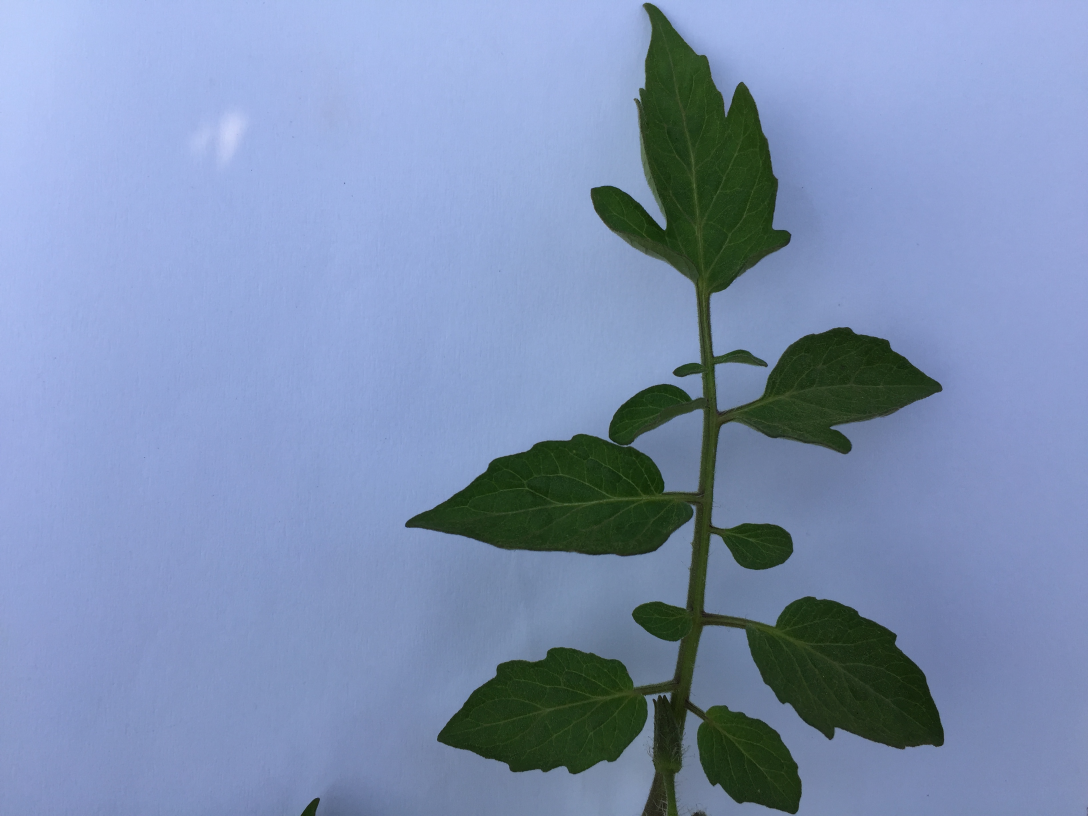
#> input picture Segmentation/newcheck.jpeg, 3264 x 2448 px (shown at 1/3 size)
$ jupyter execute --allow-errors 'Image Seg.ipynb'
#> lines starting #> are read from the running program, lines starting #| are printed output that depends on the picture; after the words box and inside, x2 and y2 are one past the last pixel; in counts of white or black regions, pixels touching at a corner belong together
[cell 1]
import cv2
import imutils
import numpy as np
import matplotlib.pyplot as plt
import os
from tqdm import tqdm

[cell 2]
check = cv2.imread('newcheck.jpeg', 0)
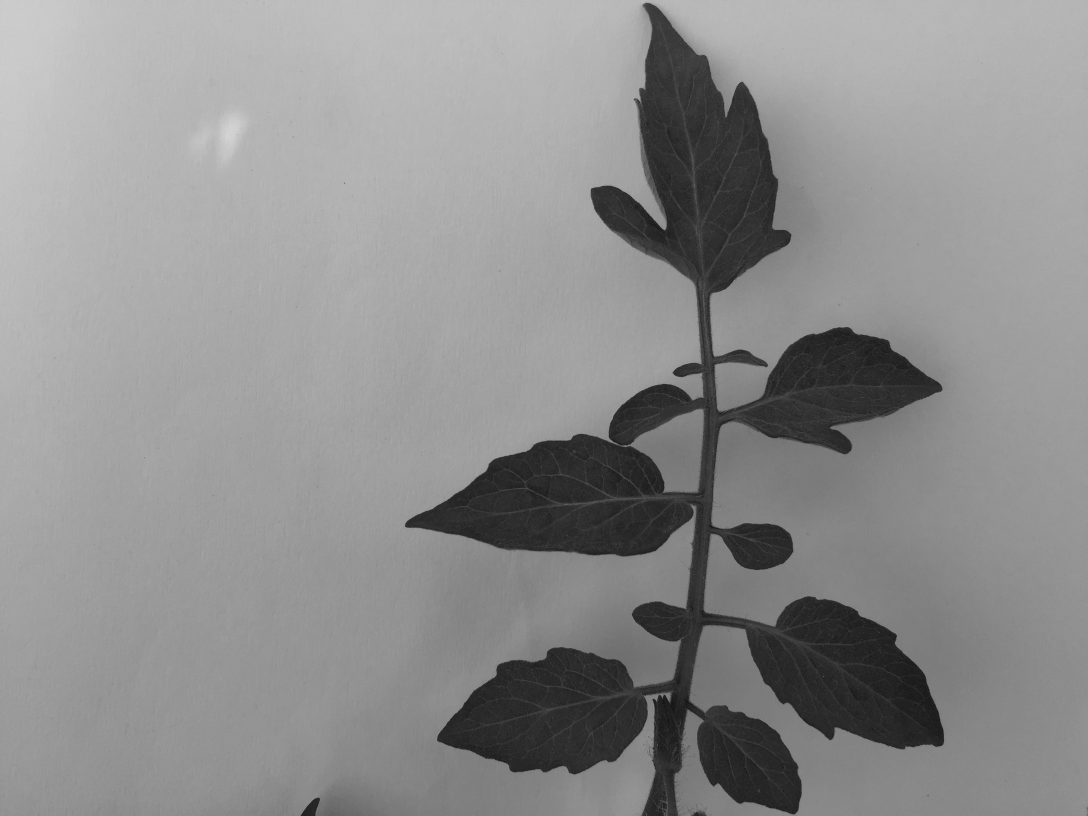
#> check: shape (2448, 3264) (shown at 1/3 size); min 8, max 214, mean 142
og = cv2.imread('newcheck.jpeg')
#> og is the input picture: shape (2448, 3264, 3); mean B, G, R 178.2, 143.7, 124.9

_, check = cv2.threshold(check, 100, 255, cv2.THRESH_BINARY_INV)
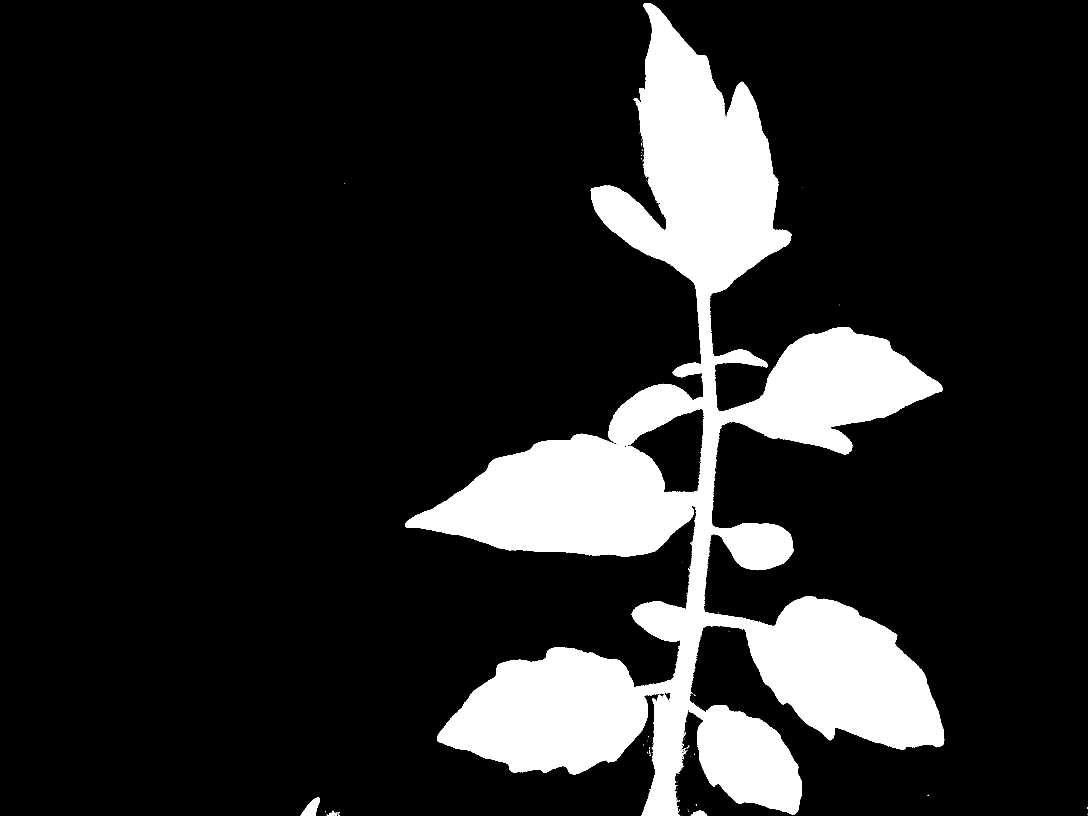
#> check: shape (2448, 3264) (shown at 1/3 size); 14.7% white; 133 white regions (129 under 20 px), largest, box (x1, y1, x2, y2) and area: (1215, 9, 2833, 2448) 1170862, (902, 2393, 960, 2448) 1728, (2072, 2430, 2122, 2448) 509, (981, 2432, 1013, 2448) 200

canny = cv2.Canny(check, 30, 100)
#> canny: shape (2448, 3264); 0.24% white in thin lines or dots, all inside (x1, y1, x2, y2) = (901, 8, 3264, 2448)
abc = cv2.cvtColor(check, cv2.COLOR_GRAY2RGB)
#> abc: shape (2448, 3264, 3); 14.7% white; 133 white regions (129 under 20 px)
temp = og * abc
# canny = cv2.dilate(canny, np.ones((3, 3)),iterations=2)
test = cv2.resize(canny, (500, 500))
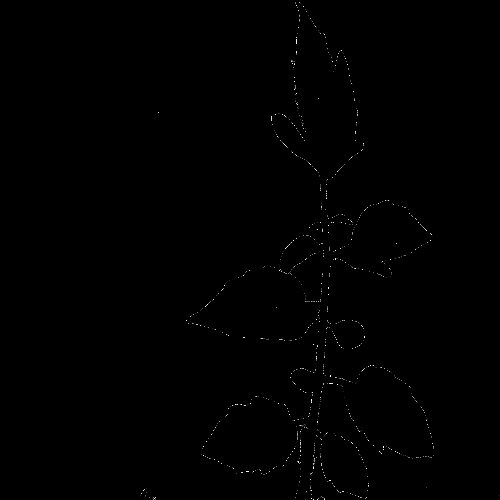
#> test: shape (500, 500); min 0, max 255, mean 0.6
cv2.imshow('canny', temp)
cnts = cv2.findContours(canny.copy(), cv2.RETR_EXTERNAL,
                        cv2.CHAIN_APPROX_SIMPLE)
#> cnts = 469 contours, 442 with area under 20; largest, box (x1, y1, x2, y2) and area: (1214, 1300, 1851, 1621) 110, (2325, 1788, 2767, 2011) 99, (1771, 556, 2000, 720) 94, (1310, 1978, 1584, 2249) 90, (2283, 980, 2724, 1186) 86
cnts = imutils.grab_contours(cnts)
c = max(cnts, key=cv2.contourArea)
#> c = contour of 870 points, box (x1, y1, x2, y2) (1214, 1300, 1851, 1621), area 110
new = check.copy()
cv2.drawContours(check, [c], 0, (0, 255, 0), 50)
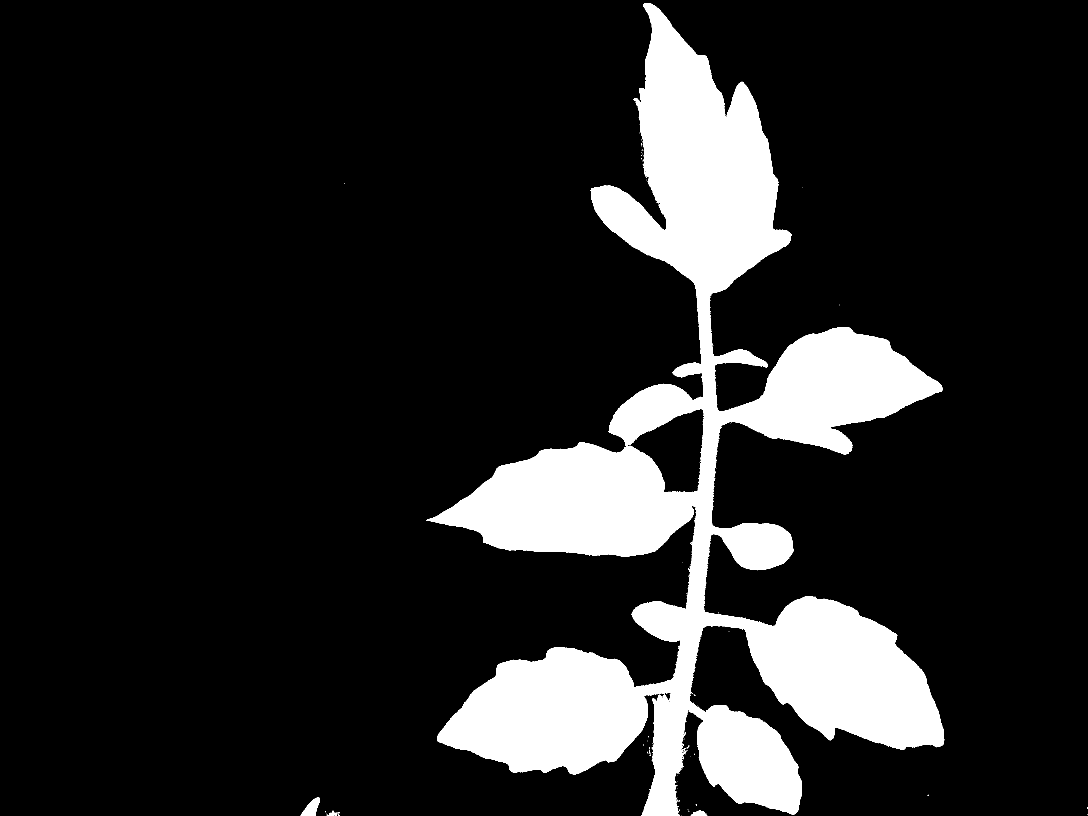
#> check: shape (2448, 3264) (shown at 1/3 size); 14.4% white; 133 white regions (129 under 20 px), largest, box (x1, y1, x2, y2) and area: (1279, 9, 2833, 2448) 1145998, (902, 2393, 960, 2448) 1728, (2072, 2430, 2122, 2448) 509, (981, 2432, 1013, 2448) 200

contours = [
    np.array([[100, 180], [200, 280], [200, 180]]),
    np.array([[280, 70], [12, 20], [80, 150]])
]

stencil = np.zeros(new.shape).astype(new.dtype)

# test = cv2.fillPoly(stencil, contours, [255, 255, 255])
test = cv2.resize(check, (500, 500))

result = cv2.bitwise_or(new, stencil)

result = cv2.resize(result, (500, 500))
cv2.imshow('title', test)
cv2.waitKey(0)
cv2.destroyAllWindows()

[cell 3]
image_name = 'IMG_20190203_1151202.jpg'
og = cv2.imread(image_name)
gray = cv2.imread(image_name, 0)

_, thresh = cv2.threshold(gray, 100, 255, cv2.THRESH_BINARY_INV)

cv2.imwrite('canndsyjasjdn.jpg', thresh)

#> (the rest of this cell did not finish here and is left out)

[cell 4]
# /home/praneet/Projects/Plant_Monitor/dataset/non_segmented/early blight/segmented/IMG20190204142624.jpg
# /home/praneet/Projects/Plant_Monitor/dataset/non_segmented/bacterial spot/20190203_112443.jpg
image_name = '../dataset/non_segmented/late blight/indoors/IMG20190326124937.jpg'
og = cv2.imread(image_name)
gray = cv2.imread(image_name, 0)

#> (the rest of this cell did not finish here and is left out)

# Final script to segment images

[cell 5]
# [27 lines left out: function makeSquare, not called in this run]

[cell 6]
# [80 lines left out: function segment, not called in this run]

[cell 7]
FINAL_PATH = '../dataset/final_dataset/'

#> (the rest of this cell did not finish here and is left out)

# Script to rotate images

[cell 8]
import cv2
import imutils
from tqdm import tqdm
import os

[cell 9]
# [16 lines left out: function rotate_images, not called in this run]

[cell 10]
FINAL_PATH = '../dataset/'
types = ['validation_set', 'train_set', 'test_set']

#> (the rest of this cell did not finish here and is left out)

# Script to segregate into Train, Validation and Test

[cell 11]
import random
import shutil
import os

[cell 12]
VALIDATION = 0.2
TEST = 0.1
FINAL_PATH = '../dataset/mixed/'
VAL_DIR = '../dataset/validation_set/'
TEST_DIR = '../dataset/test_set/'

#> (the rest of this cell did not finish here and is left out)

# Script to super impose image on another image

[cell 13]
import cv2
import imutils
import numpy as np
import matplotlib.pyplot as plt
import os
import random
from tqdm import tqdm

[cell 14]
img = cv2.imread('cropped_segmented_newcheck.jpg')
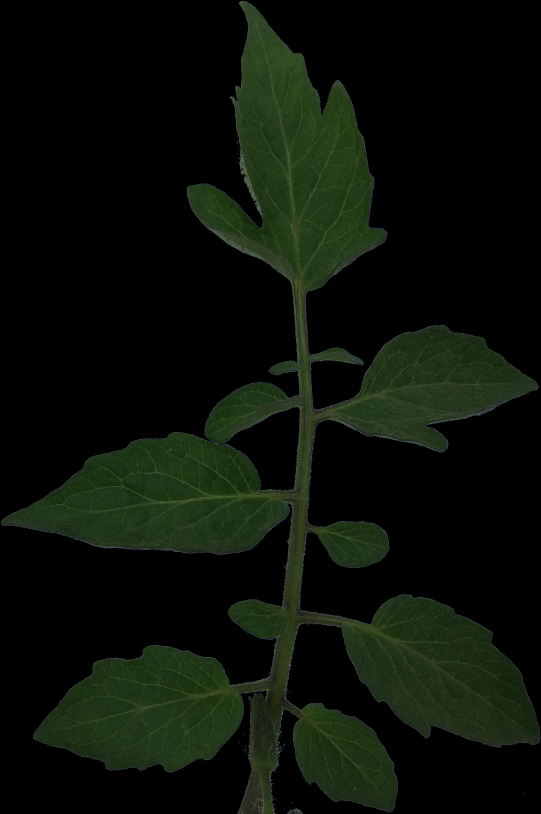
#> input picture Segmentation/cropped_segmented_newcheck.jpg, 1623 x 2442 px (shown at 1/3 size)
#> img is the input picture: shape (2442, 1623, 3); mean B, G, R 8.2, 16.6, 10.7
resized = cv2.resize(img, (600, 600))
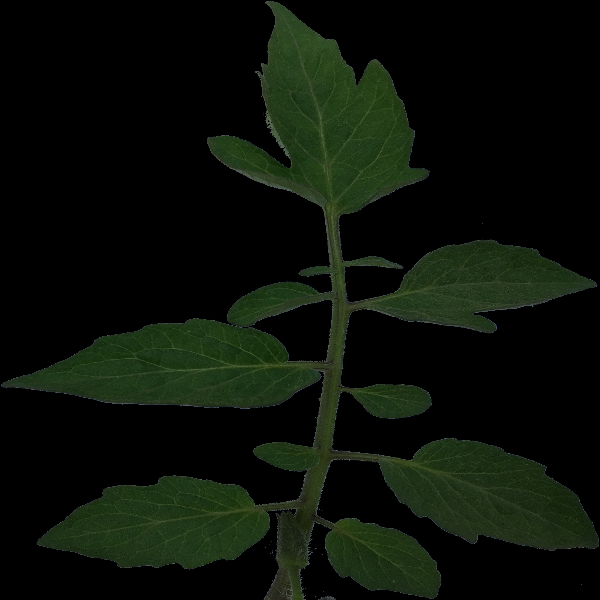
#> resized: shape (600, 600, 3); mean B, G, R 8.2, 16.5, 10.7
cv2.imwrite('for_script.jpg', resized)
#> Out = True
